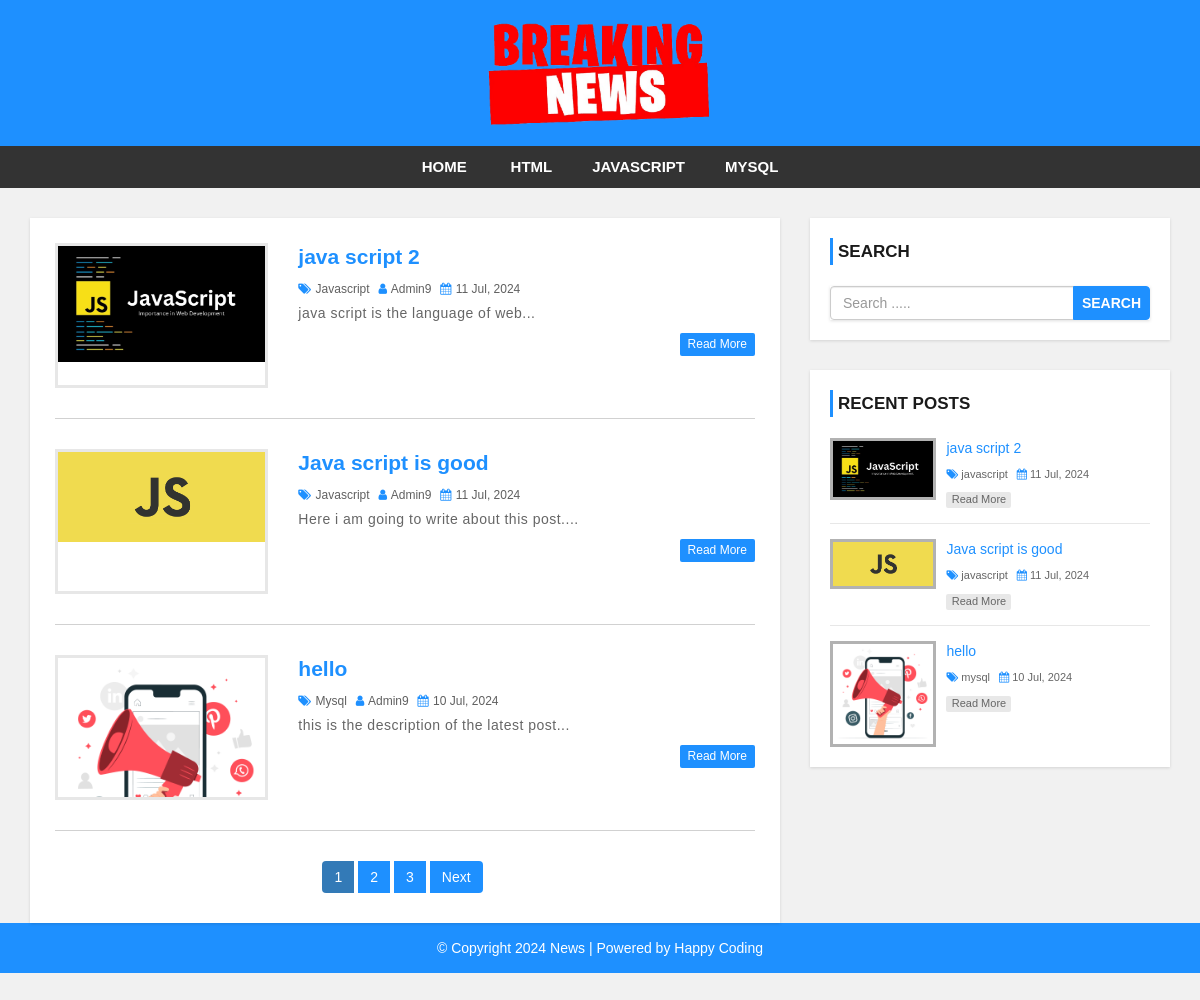
The page / on the database its author committed.
### tables this page shows
CREATE TABLE `settings` (
  `websitename` varchar(60) NOT NULL,
  `logo` varchar(50) NOT NULL,
  `footerdesc` varchar(255) NOT NULL
);

CREATE TABLE `category` (
  `category_id` int(11) NOT NULL,
  `category_name` varchar(100) NOT NULL,
  `post` int(11) NOT NULL DEFAULT 0
);

CREATE TABLE `post` (
  `post_id` int(11) NOT NULL,
  `title` varchar(100) NOT NULL,
  `description` text NOT NULL,
  `category` varchar(100) NOT NULL,
  `post_date` varchar(50) NOT NULL,
  `author` int(11) NOT NULL,
  `post_img` varchar(100) NOT NULL
);

CREATE TABLE `user` (
  `user_id` int(10) UNSIGNED NOT NULL,
  `first_name` varchar(30) NOT NULL,
  `last_name` varchar(30) NOT NULL,
  `username` varchar(30) DEFAULT NULL,
  `password` varchar(40) DEFAULT NULL,
  `role` int(11) NOT NULL
);

### config.php (called while the page is built, shortened)
<?php
	$hostname = "http://localhost/news-site";
 ?>

### index.php (the view, shortened to what this page needs)
<?php include 'header.php'; ?>
<div id="main-content">
    <div class="container">
        <div class="row">
            <div class="col-md-8">
                <div class="post-container">
                    <?php
                    include 'config.php';
                    $limit = 3;
                    $page = isset($_GET['page']) ? $_GET['page'] : 1;
                    $offset = ($page - 1) * $limit;
                    $sql = "SELECT post.post_id, post.title,post.description, post.post_date,post.author, category.category_name,user.username,post.category,post.post_img
                    FROM post
                    LEFT JOIN category ON post.category = category.category_id
                    LEFT JOIN user ON post.author = user.user_id
                    ORDER BY post.post_id DESC LIMIT {$offset}, {$limit}";
                    $result = mysqli_query($conn, $sql) or die("Query Failed.");
                    if (mysqli_num_rows($result) > 0) {
                        while ($row = mysqli_fetch_assoc($result)) {
                           ?>
                           <div class="post-content">
                            <div class="row">
                                <div class="col-md-4">
                                    <a class="post-img" href="single.php?id=<?php echo $row['post_id']; ?>"><img src="admin/upload/<?php echo $row['post_img']; ?>" alt=""/></a>
                                </div>
                                <div class="col-md-8">
                                    <div class="inner-content clearfix">
                                        <h3><a href="single.php?id=<?php echo $row['post_id']; ?>"><?php echo $row['title']; ?></a></h3>
                                        <div class="post-information">
                                            <span>
                                                <i class="fa fa-tags" aria-hidden="true"></i>
                                                <a href='category.php?cid=<?php echo $row['category']; ?>'><?php echo $row['category_name']; ?></a>
                                            </span>
                                            <span>
                                                <i class="fa fa-user" aria-hidden="true"></i>
                                                <a href='author.php?aid=<?php echo $row['author']; ?>'><?php echo $row['username']; ?></a>
                                            </span>
                                            <span>
                                                <i class="fa fa-calendar" aria-hidden="true"></i>
                                                <?php echo $row['post_date']; ?>
                                            </span>
                                        </div>
                                        <p class="description">
                                            <?php echo substr($row['description'],0,130)."..."; ?>
                                        </p>
                                        <a class='read-more pull-right' href='single.php?id=<?php echo $row['post_id']; ?>'>read more</a>
                                    </div>
                                </div>
                            </div>
                        </div>
                        <?php
                    }
                }else{
                    echo "no record found";
                }
            $sql1 = "SELECT * FROM post";
            $result1 = mysqli_query($conn, $sql1) or die("Query Failed");
            if (mysqli_num_rows($result1) > 0) {
                $total_records = mysqli_num_rows($result1);
                $total_page = ceil($total_records / $limit);
                echo '<ul class="pagination admin-pagination">';
                for ($i = 1; $i <= $total_page; $i++) {
                    $active = $i == $page ? "active" : "";
                    echo '<li class="'.$active.'"><a href="index.php?page='.$i.'">'.$i.'</a></li>';
                }
                if ($total_page > $page) {
                    echo "<li><a href='index.php?page=".($page + 1)."'>Next</a></li>";
                }
                echo '</ul>';
            }
            ?>
                    </div>
                </div>
                <?php include 'sidebar.php'; ?>
            </div>
        </div>
    </div>
    <?php include 'footer.php'; ?>

### header.php (shortened to what this page needs)
<?php
 include 'config.php';
?>
<!DOCTYPE html>
<html lang="en">
<head>
    <link rel="stylesheet" href="css/bootstrap.min.css" />
    <link rel="stylesheet" href="css/font-awesome.css">
    <link rel="stylesheet" href="css/style.css">
</head>
<body>
<div id="header">
    <div class="container">
        <div class="row">
            <div class="col-md-offset-4 col-md-4">
                <?php
                include "config.php";
                $sql = "SELECT * FROM settings";
                $result = mysqli_query($conn, $sql) or die("Query Failed.");
                if(mysqli_num_rows($result) > 0){
                    while($row = mysqli_fetch_assoc($result)) {
                        if($row['logo'] == ""){
                            echo '<a href="index.php"><h1>'.$row['websitename'].'</h1></a>';
                        } else {
                            echo '<a href="index.php" id="logo"><img src="admin/images/'. $row['logo'] .'"></a>';
                        }
                    }
                }
                ?>
            </div>
        </div>
    </div>
</div>
<div id="menu-bar">
    <div class="container">
        <div class="row">
            <div class="col-md-12">
                <?php
                include 'config.php';
                $sql = "SELECT * FROM category WHERE post > 0";
                $result = mysqli_query($conn, $sql) or die("Query Failed. : Category");
                if (mysqli_num_rows($result) > 0) {
                ?>
                <ul class='menu'>
                    <li><a  href='<?php echo $hostname ?>'>Home</a></li>
                    <?php
                    while ($row = mysqli_fetch_assoc($result)) {
                        $active = "";
                        echo "<li><a class='{$active}' href='category.php?cid={$row['category_id']}'>{$row['category_name']}</a></li>";
                    }
                    ?>
                </ul>
                <?php
                }
                ?>
            </div>
        </div>
    </div>
</div>

### sidebar.php
<div id="sidebar" class="col-md-4">
    <div class="search-box-container">
        <h4>Search</h4>
        <form class="search-post" action="search.php" method ="GET">
            <div class="input-group">
                <input type="text" name="search" class="form-control" placeholder="Search .....">
                <span class="input-group-btn">
                    <button type="submit" class="btn btn-danger">Search</button>
                </span>
            </div>
        </form>
    </div>
    <div class="recent-post-container">
        <h4>Recent Posts</h4>
        <?php
        include 'config.php';
                        $limit = 3;
                        $sql = "SELECT post.post_id, post.title, post.post_date, category.category_name,post.category,post.post_img
                        FROM post
                        LEFT JOIN category ON post.category = category.category_id
                        ORDER BY post.post_id DESC LIMIT {$limit}";
                        $result = mysqli_query($conn, $sql) or die("Query Failed. : Recent Post");
                        if (mysqli_num_rows($result) > 0) {
                            while ($row = mysqli_fetch_assoc($result)) {
         ?>
        <div class="recent-post">
            <a class="post-img" href="single.php?id=<?php echo $row['post_id']; ?>">
                <img src="admin/upload/<?php echo $row['post_img']; ?>" alt=""/>
            </a>
            <div class="post-content">
                <h5><a href="single.php?id=<?php echo $row['post_id']; ?>"><?php echo $row['title']; ?></a></h5>
                <span>
                    <i class="fa fa-tags" aria-hidden="true"></i>
                    <a href='category.php?cid=<?php echo $row['category']; ?>'><?php echo $row['category_name']; ?></a>
                </span>
                <span>
                    <i class="fa fa-calendar" aria-hidden="true"></i>
                    <?php echo $row['post_date']; ?>
                </span>
                <a class="read-more" href="single.php?id=<?php echo $row['post_id']; ?>">read more</a>
            </div>
        </div>
    <?php
        }
        }
     ?>
</div>

### footer.php
<div id ="footer">
    <div class="container">
        <div class="row">
            <div class="col-md-12">
                <?php
                  include "config.php";
                  $sql = "SELECT * FROM settings";
                  $result = mysqli_query($conn, $sql) or die("Query Failed.");
                  if(mysqli_num_rows($result) > 0){
                    while($row = mysqli_fetch_assoc($result)) {
                ?>
                <span><?php echo $row['footerdesc']; ?></span>
                <?php
            }
        }
                 ?>
            </div>
        </div>
    </div>
</div>
</body>
</html>

### css/style.css (style rules this page uses)
body { background: #f1f1f1; font-family: sans-serif,arial,Helvetica; }
a, a:hover, a:focus { text-decoration: none; outline: none; }
ul { margin:0; padding:0; list-style:none; }
form { background: #fff; padding: 25px; box-shadow:0 1px 3px rgba(0, 0, 0, 0.13); }
#header { background: #1e90ff; text-align: center; padding: 15px; }
#logo { display: inline-block; width: 65%; }
#logo img { width: 100%; }
#menu-bar { background: #333; text-align: center; }
#menu-bar .menu > li { display: inline-block; }
.menu > li > a { padding: 10px 20px; display: block; text-transform: uppercase; color: #fff; font-size: 15px; font-weight:600; transition:all 0.5s ease 0s; }
#main-content { padding: 30px 0; min-height: 750px; }
#main-content .post-container { background-color: #fff; padding: 25px; box-shadow: 0 1px 3px rgba(0, 0, 0, 0.13); }
#main-content .post-content { border-bottom: 1px solid #d1d1d1; padding: 0 0 30px; margin-bottom:30px; }
#main-content .post-content img { width: 100%; }
#main-content .post-content .post-img { border: 3px solid #e7e7e7; display: block; height: 145px; overflow: hidden; transition: border .3s; }
#main-content .post-content h3 { font-size: 21px; line-height: 28px; font-weight: 600; margin: 0 0 7px; }
#main-content .post-content h3 a { color: #1e90ff; transition:all 0.3s; }
#main-content .post-content .post-information span { color: #606060; font-size: 12px; text-transform: capitalize; margin: 0 5px 5px 0; display: inline-block; }
#main-content .post-content .post-information i { color: #1e90ff; margin-right: 1px; }
#main-content .post-content .post-information a { color: #606060; text-decoration: none; }
#main-content .post-content p, #main-content .single-post p { color: #666; font-size: 14px; letter-spacing: 0.5px; margin:0 0 10px; }
#main-content .post-content a.read-more { color: #fff; background-color: #1E90FF; font-size: 12px; text-transform: capitalize; padding: 3px 8px; border-radius: 2px; transition: all 0.3s; }
.pagination { display: block; text-align: center; margin: 0; }
.pagination li { display:inline-block; margin: 0 5px 0 0; }
.pagination li a { border: none; background: #1e90ff; color: #fff; }
i.fa { color:#222; }
#sidebar h4 { color: #1A1A1A; font-size: 17px; line-height: 27px; font-weight:600; text-transform: uppercase; padding: 0 0 0 5px; margin: 0 0 21px; border-left: 3px solid #1e90ff; }
#sidebar .search-box-container { background-color: #fff; padding: 20px; margin: 0 0 30px; box-shadow: 0 1px 3px rgba(0, 0, 0, 0.13); }
#sidebar .search-post { padding: 0; }
#sidebar .search-post input { color: #606060; }
#sidebar .search-post .btn { font-weight: 600; text-transform: uppercase; padding: 6px 8px; background-color: #1E90FF; border-color: #1E90FF; outline: none; }
#sidebar .recent-post-container { padding: 20px; background: #fff; box-shadow: 0 1px 3px rgba(0, 0, 0, 0.13); }
#sidebar .recent-post { border-bottom: 1px solid #e7e7e7; padding: 0 0 15px; margin: 0 0 15px; }
#sidebar .recent-post:last-child { margin: 0; padding: 0; border: none; }
#sidebar .recent-post .post-img { display: inline-block; width: 33%; border: 3px solid rgba(0,0,0,0.3); vertical-align: top; transition: border .3s; }
#sidebar .recent-post .post-img img { width: 100%; }
#sidebar .recent-post .post-content { width: 65%; display: inline-block; border: none; padding: 0 0 0 7px; margin: 0; }
#sidebar .recent-post h5 { font-size: 14px; line-height: 20px; margin: 0 0 5px; }
#sidebar .recent-post h5 a { color: #1E90FF; }
#sidebar .recent-post span { color: #666; font-size: 11px; display: inline-block; margin: 0 5px 10px 0; }
#sidebar .recent-post span a { color: #666; }
#sidebar .recent-post span i { color: #1E90FF; }
#sidebar .recent-post a.read-more { color: #666; background-color: rgba(0,0,0,0.09); width: 65px; font-size: 11px; text-align: center; padding: 0; display: block; transition: all 0.3s; }
#footer { color: #fff; padding:15px 0; text-align:center; background-color:#1e90ff; }
#footer a { color:#fff; }

### rows shown on the page
settings: logo (picture), footerdesc "© Copyright 2024 News | Powered by Happy Coding"
category: category_name "HTML"
category: category_name "JAVASCRIPT"
category: category_name "MYSQL"
post: post_img (picture), title "java script 2", category.category_name "Javascript", user.username "Admin9", post_date "11 Jul, 2024", description "java script is the language of web", category.category_name "javascript"
post: post_img (picture), title "Java script is good", category.category_name "Javascript", user.username "Admin9", post_date "11 Jul, 2024", description "Here i am going to write about this post.", category.category_name "javascript"
post: post_img (picture), title "hello", category.category_name "Mysql", user.username "Admin9", post_date "10 Jul, 2024", description "this is the description of the latest post", category.category_name "mysql"
